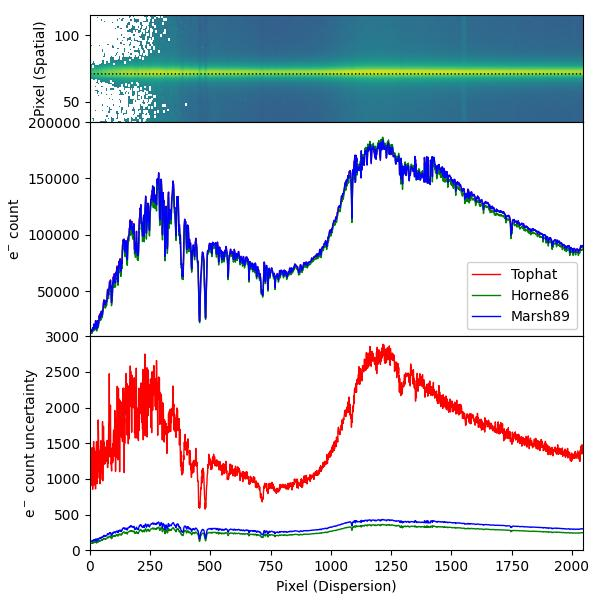

The Python source for this figure:
from aspired import image_reduction
from aspired import spectral_reduction
from astropy.io import fits
import copy
import glob
from matplotlib import pyplot as plt
from matplotlib.gridspec import GridSpec
import numpy as np


# Standard frame
standard_light = fits.open(
    "vlt-fors-v418ser/standard/FORS2.2015-04-09T08_56_00.429.fits.gz"
)

flat_filelist = glob.glob("vlt-fors-v418ser/flat/*.gz")
flat_fits_list = []
for f in flat_filelist:
    flat_fits_list.append(fits.open(f))

bias_filelist = glob.glob("vlt-fors-v418ser/bias/*.gz")
bias_fits_list = []
for f in bias_filelist:
    bias_fits_list.append(fits.open(f))


standard_frame = image_reduction.ImageReduction(log_file_name=None)
standard_frame.add_light(
    standard_light[0].data,
    standard_light[0].header,
    standard_light[0].header["EXPTIME"],
)


for f in flat_fits_list:
    standard_frame.add_flat(
        f[0].data,
        f[0].header,
        f[0].header["EXPTIME"],
    )

for f in bias_fits_list:
    standard_frame.add_bias(
        f[0].data,
        f[0].header,
    )

standard_frame.reduce()
standard_frame.inspect(
    fig_type="jpg",
    display=False,
)

spatial_mask = np.arange(50, 300)


ltt7379_twodspec = spectral_reduction.TwoDSpec(
    standard_frame,
    readnoise=2.9,
    gain=1.43,
    log_file_name=None,
    spatial_mask=spatial_mask,
)


ltt7379_twodspec.ap_trace(
    nspec=1,
    display=False,
)

# Tophat
ltt7379_twodspec.ap_extract(
    spec_id=0, apwidth=10, skywidth=5, skysep=0, skydeg=1, optimal=False
)
count_tophat = copy.deepcopy(ltt7379_twodspec.spectrum_list[0].count)
count_tophat_err = copy.deepcopy(ltt7379_twodspec.spectrum_list[0].count_err)
img_residual_tophat = copy.deepcopy(ltt7379_twodspec.img_residual)

# Horne86
ltt7379_twodspec.ap_extract(
    spec_id=0,
    apwidth=10,
    skywidth=5,
    skysep=0,
    skydeg=1,
    optimal=True,
    algorithm="horne86",
)
count_horne86 = copy.deepcopy(ltt7379_twodspec.spectrum_list[0].count)
count_horne86_err = copy.deepcopy(ltt7379_twodspec.spectrum_list[0].count_err)
img_residual_horne86 = copy.deepcopy(ltt7379_twodspec.img_residual)

# Marsh89
ltt7379_twodspec.ap_extract(
    spec_id=0,
    apwidth=10,
    skywidth=5,
    skysep=0,
    skydeg=1,
    optimal=True,
    algorithm="marsh89",
    pord=4,
    nreject=0,
    qmode="fast-linear",
)
count_marsh89 = copy.deepcopy(ltt7379_twodspec.spectrum_list[0].count)
count_marsh89_err = copy.deepcopy(ltt7379_twodspec.spectrum_list[0].count_err)
img_residual_marsh89 = copy.deepcopy(ltt7379_twodspec.img_residual)

fig = plt.figure(1, figsize=(6, 6))
fig.clf()

gs = GridSpec(5, 1, figure=fig)

ax1 = fig.add_subplot(gs[0])
ax2 = fig.add_subplot(gs[1:3])
ax3 = fig.add_subplot(gs[3:])

data_logged = np.log10(ltt7379_twodspec.img)
data_logged[np.isnan(data_logged)] = np.nanmin(data_logged)

ax1.imshow(data_logged, origin="lower", aspect="auto", vmax=5.0)
ax1.plot(
    np.array(ltt7379_twodspec.spectrum_list[0].trace) - 0.5,
    lw=1,
    ls=":",
    color="black",
)
ax1.set_xticks([])
ax1.set_ylim(35, 115)
ax1.set_ylabel("Pixel (Spatial)")

ax2.plot(count_tophat, color="red", label="Tophat", lw=1)
ax2.plot(count_horne86, color="green", label="Horne86", lw=1)
ax2.plot(count_marsh89, color="blue", label="Marsh89", lw=1)


ax2.set_xticks([])
ax2.set_ylabel(r"e$^{-}$ count")

ax2.legend(framealpha=0.9)

ax3.plot(count_tophat_err, color="red", label="Tophat", lw=1)
ax3.plot(count_horne86_err, color="green", label="Horne86", lw=1)
ax3.plot(count_marsh89_err, color="blue", label="Marsh89", lw=1)

ax3.set_xlabel("Pixel (Dispersion)")
ax3.set_ylabel(r"e$^-$ count uncertainty")

ax1.set_xlim(0, 2048)
ax2.set_xlim(0, 2048)
ax3.set_xlim(0, 2048)

ax2.set_ylim(10000, 2e5)
#ax2.set_yscale('log')

ax3.set_ylim(0, 3e3)
# ax3.set_yscale('log')

fig.tight_layout()
fig.subplots_adjust(hspace=0, left=0.15)
fig.savefig("fig_04_extraction_compared.jpg")
fig.savefig("fig_04_extraction_compared.pdf")


fig2 = plt.figure(2, figsize=(6, 6))
fig2.clf()

ax1 = fig2.add_subplot(3, 1, 1)
ax2 = fig2.add_subplot(3, 1, 2)
ax3 = fig2.add_subplot(3, 1, 3)

ax1.imshow(
    np.log10(img_residual_tophat), origin="lower", aspect="auto", vmax=5.0
)
ax2.imshow(
    np.log10(img_residual_horne86), origin="lower", aspect="auto", vmax=5.0
)
ax3.imshow(
    np.log10(img_residual_marsh89), origin="lower", aspect="auto", vmax=5.0
)

ax1.set_ylim(35, 115)
ax2.set_ylim(35, 115)
ax3.set_ylim(35, 115)

ax1.set_xticks([])
ax2.set_xticks([])

fig.tight_layout()
fig.subplots_adjust(hspace=0)

fig.savefig("fig_04b_extraction_residual_compared.jpg")
fig.savefig("fig_04b_extraction_residual_compared.pdf")
